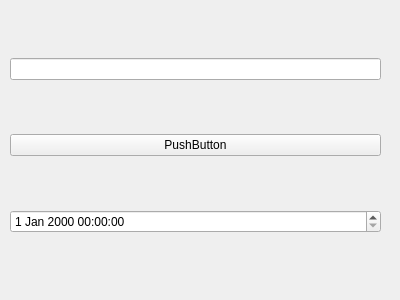
<?xml version="1.0" encoding="UTF-8"?>
<ui version="4.0">
 <class>at_auto</class>
 <widget class="QWidget" name="at_auto">
  <property name="geometry">
   <rect>
    <x>0</x>
    <y>0</y>
    <width>400</width>
    <height>300</height>
   </rect>
  </property>
  <property name="windowTitle">
   <string>Form</string>
  </property>
  <widget class="QWidget" name="gridLayoutWidget">
   <property name="geometry">
    <rect>
     <x>10</x>
     <y>10</y>
     <width>371</width>
     <height>271</height>
    </rect>
   </property>
   <layout class="QGridLayout" name="gridLayout">
    <item row="1" column="0">
     <widget class="QPushButton" name="schedule">
      <property name="text">
       <string>PushButton</string>
      </property>
     </widget>
    </item>
    <item row="0" column="0">
     <widget class="QLineEdit" name="command"/>
    </item>
    <item row="2" column="0">
     <widget class="QDateTimeEdit" name="time"/>
    </item>
   </layout>
  </widget>
 </widget>
 <resources/>
 <connections/>
</ui>
